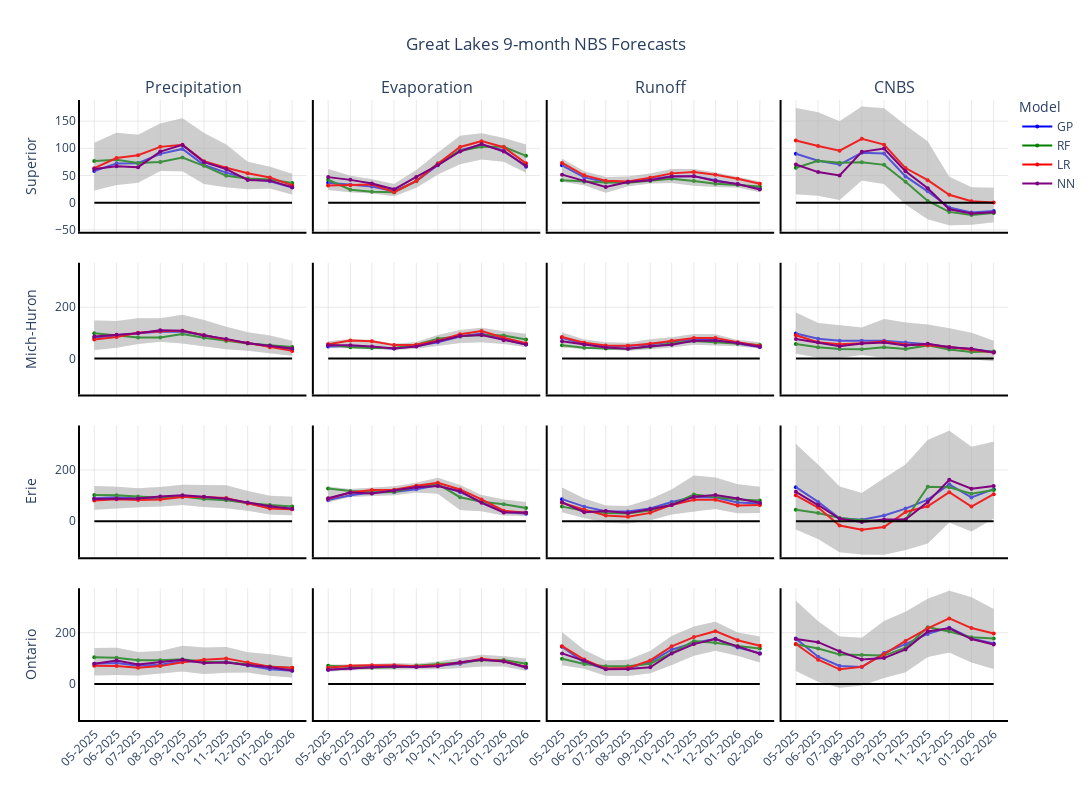

Write notebook code for a chart like this one.
### Markdown cell above
Create an interactive figure that will let you hover over lines and it shows the model and value. This saves as an html file and opens in a web browser.

### Code cell
import plotly.graph_objects as go
from plotly.subplots import make_subplots
import pandas as pd

# Define the colors for each model
model_colors = {
    'GP': 'blue',
    'RF': 'green',
    'LR': 'red',
    'NN': 'purple'
}

# Columns of interest in the order we want to plot them
columns = [
    'superior_precipitation', 'superior_evaporation', 'superior_runoff', 'superior_cnbs',
    'michigan-huron_precipitation', 'michigan-huron_evaporation', 'michigan-huron_runoff', 'michigan-huron_cnbs',
    'erie_precipitation', 'erie_evaporation', 'erie_runoff', 'erie_cnbs',
    'ontario_precipitation', 'ontario_evaporation', 'ontario_runoff', 'ontario_cnbs'
    ]

# Create a 1x4 subplot grid
fig = make_subplots(rows=4, cols=4, 
                    subplot_titles=['Precipitation', 'Evaporation', 'Runoff', 'CNBS'], 
                    shared_xaxes=True, shared_yaxes=True, vertical_spacing=0.05, horizontal_spacing=0.008)

global_y_min, global_y_max = float('inf'), float('-inf')  # Initialize to extremes

# Loop over the columns and plot the means for each dataset
for i, column in enumerate(columns):
    row = i // 4  # Row index
    col = i % 4   # Column index

# Determine the lower and upper bounds of all the model forecast
    lower_bound = df.groupby(['year', 'month'])[column].quantile(0.025).reset_index()
    upper_bound = df.groupby(['year', 'month'])[column].quantile(0.975).reset_index()

    for model_info in models_info:
        model_name = model_info['model']

        # Pull out the mean values for each model
        model_mean = df[df['model'] == model_name]

        # Get the grouped DataFrame for the current model
        mean_df = model_mean.groupby(['year', 'month']).mean(numeric_only=True).reset_index()
        
        mean_df['date'] = pd.to_datetime(mean_df[['year', 'month']].assign(day=1))

        # Add the shaded region (confidence band)
        fig.add_trace(go.Scatter(x=pd.concat([mean_df['date'], mean_df['date'][::-1]]),
                         y=pd.concat([lower_bound[column], upper_bound[column][::-1]]),
                         fill='toself', fillcolor='rgba(169, 169, 169, 0.2)',
                         line=dict(color='rgba(255,255,255,0)'), showlegend=False, 
                         hovertemplate='Date: %{x}<br>Conf: 95%<br>Value: %{y}'), 
                         row=row+1, col=col+1)
        
        # Add the mean line for the current model to the figure
        fig.add_trace(go.Scatter(x=mean_df['date'], y=mean_df[column],
                                 mode='lines+markers', name=model_name, 
                                 line=dict(shape='linear', width=2, color=model_colors[model_name]), 
                                 marker=dict(size=4), 
                                 showlegend=(row == 0 and col == 0),  # Only show legend for the first subplot
                                 hovertemplate='Date: %{x}<br>Value: %{y}<br>Model: ' + model_name),
                                 row=row+1, col=col+1)

        # Update global y-axis limits
        current_y_min = lower_bound[column].min()
        current_y_max = upper_bound[column].max()
        global_y_min = min(global_y_min, current_y_min)
        global_y_max = max(global_y_max, current_y_max)

    # Set x-axis range (limits) for each subplot
    #fig.update_xaxes(range=[mean_df['date'].iloc[0], mean_df['date'].iloc[-1]], row=row+1, col=col+1)

    # Format x-axis for the last row (set x-tick labels)
    if row == 3:
        fig.update_xaxes(tickformat='%m-%Y', tickangle=-45, row=row+1, col=col+1, tickmode='array', tickvals=mean_df['date'])
    else:
        fig.update_xaxes(showticklabels=False, row=row+1, col=col+1, tickmode='array', tickvals=mean_df['date'])

    # Set y-axis labels for the first column only
    if col == 0:
        fig.update_yaxes(title_text=['Superior', 'Mich-Huron', 'Erie', 'Ontario'][row], row=row+1, col=col+1)

    # Add the y=0 dashed line to every subplot
    fig.add_trace(go.Scatter(x=[mean_df['date'].min(), mean_df['date'].max()],
                             y=[0, 0], mode='lines', line=dict(color='black'), 
                             showlegend=False), row=row+1, col=col+1)

    # Add a box around each subplot
    fig.update_xaxes(showline=True, linewidth=2, linecolor='black', row=row+1, col=col+1)
    fig.update_yaxes(showline=True, linewidth=2, linecolor='black', row=row+1, col=col+1)
    
# Set consistent y-axis limits across all subplots
for row in range(1, 5):
    for col in range(1, 5):
        fig.update_yaxes(range=[global_y_min - 10, global_y_max + 10], row=row+1, col=col+1)

# Set grid lines for all subplots
fig.update_yaxes(showgrid=True, gridwidth=0.5, gridcolor='LightGray')
fig.update_xaxes(showgrid=True, gridwidth=0.5, gridcolor='LightGray')

# Update layout and titles
fig.update_layout(
    title_text="Great Lakes 9-month NBS Forecasts",
    title_x=0.5,
    height=800, width=1500,
    showlegend=True,
    legend=dict(x=1.01, y=1.01, traceorder='normal', orientation='v', title='Model'),  # Move legend up
    plot_bgcolor='white',
)

# Save the figure as an interactive HTML file
fig.write_html(f'{dir}forecast/CNBS_forecasts_interactive.html')

# Show the plot (optional)
fig.show()
